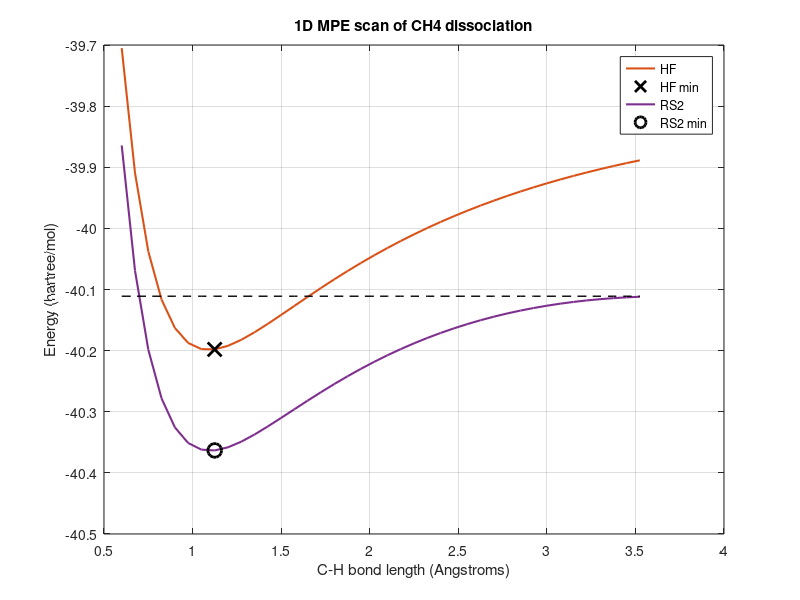

This figure's MATLAB source:

clc;
clear all;
close all;

% Read the data from the csv file and store the colums values in 3 arrays. 
data = csvread('energy_comparison.csv',1,0);
RCH4 = data(:,1);
EHF = data(:,2);
ERS2 = data(:,3);

%Mark the minimum energy points
[minEHF, indexEHF] = min(EHF);
[minERS2, indexERS2] = min(ERS2);

% Plot the data
figure
plot(RCH4, EHF, "Color", "#D95319", 'LineWidth', 1.5)
hold on
plot(RCH4(indexEHF), minEHF, 'x', 'MarkerSize', 10, 'MarkerEdgeColor', 'k', 'LineWidth', 2)
plot(RCH4, ERS2, "Color", "#7E2F8E", 'LineWidth', 1.5)
plot(RCH4(indexERS2), minERS2, 'o', 'MarkerSize', 10, 'MarkerEdgeColor', 'k', 'LineWidth', 2)
%plot orizontal line
plot( RCH4, -40.111*ones(size(RCH4)), 'k--', 'LineWidth', 1.)
xlabel('C-H bond length (Angstroms)')
ylabel('Energy (hartree/mol)')
title('1D MPE scan of CH4 dissociation')
legend('HF', 'HF min', 'RS2', 'RS2 min')
grid on


